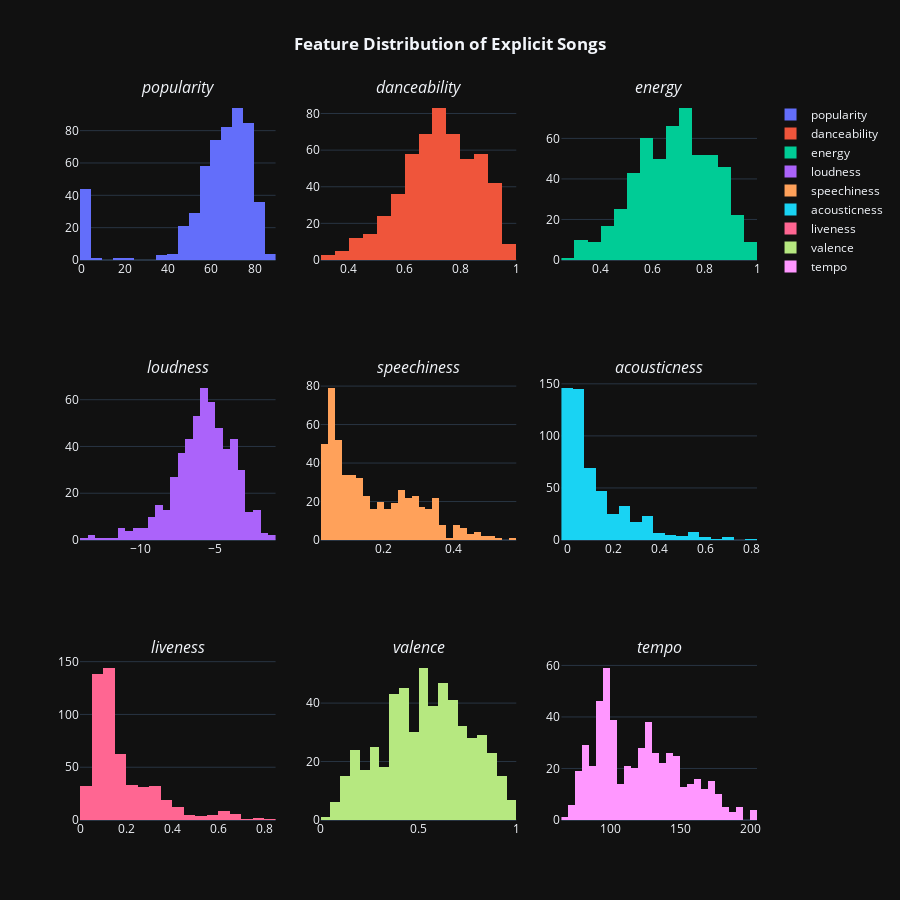

Here is the notebook cell this chart was saved with:
### Code cell
# Filter the dataframe to only include explicit songs
explicit_songs_df = df[df['explicit'] == True]

# Create a subplot layout for the histograms
fig = make_subplots(rows=3, cols=3, subplot_titles=(
    '<i>popularity', '<i>danceability', '<i>energy',
    '<i>loudness', '<i>speechiness', '<i>acousticness',
    '<i>liveness', '<i>valence', '<i>tempo'))

# Add a trace for each feature, using the filtered dataframe
fig.add_trace(go.Histogram(x=explicit_songs_df['popularity'], name='popularity'), row=1, col=1)
fig.add_trace(go.Histogram(x=explicit_songs_df['danceability'], name='danceability'), row=1, col=2)
fig.add_trace(go.Histogram(x=explicit_songs_df['energy'], name='energy'), row=1, col=3)
fig.add_trace(go.Histogram(x=explicit_songs_df['loudness'], name='loudness'), row=2, col=1)
fig.add_trace(go.Histogram(x=explicit_songs_df['speechiness'], name='speechiness'), row=2, col=2)
fig.add_trace(go.Histogram(x=explicit_songs_df['acousticness'], name='acousticness'), row=2, col=3)
# Replacing 'liveness' with 'liveliness' assuming it to be a typo
fig.add_trace(go.Histogram(x=explicit_songs_df['liveness'], name='liveness'), row=3, col=1)
fig.add_trace(go.Histogram(x=explicit_songs_df['valence'], name='valence'), row=3, col=2)
fig.add_trace(go.Histogram(x=explicit_songs_df['tempo'], name='tempo'), row=3, col=3)

# Update the layout for the entire figure
fig.update_layout(height=900, width=900, title_text='<b>Feature Distribution of Explicit Songs')
fig.update_layout(template='plotly_dark', title_x=0.5)

# Show the figure
fig.show()

### Figure 1 — Plotly figure (JSON) as saved in the notebook; plotly's stock layout.template omitted (floating-point values rounded to 4 significant figures; data arrays with more than 128 entries replaced by an {"elided": "..."} marker saying what was removed)
{"data": [{"name": "popularity", "type": "histogram", "x": {"elided": "537 int values"}, "xaxis": "x", "yaxis": "y"}, {"name": "danceability", "type": "histogram", "x": {"elided": "537 float values"}, "xaxis": "x2", "yaxis": "y2"}, {"name": "energy", "type": "histogram", "x": {"elided": "537 float values"}, "xaxis": "x3", "yaxis": "y3"}, {"name": "loudness", "type": "histogram", "x": {"elided": "537 float values"}, "xaxis": "x4", "yaxis": "y4"}, {"name": "speechiness", "type": "histogram", "x": {"elided": "537 float values"}, "xaxis": "x5", "yaxis": "y5"}, {"name": "acousticness", "type": "histogram", "x": {"elided": "537 float values"}, "xaxis": "x6", "yaxis": "y6"}, {"name": "liveness", "type": "histogram", "x": {"elided": "537 float values"}, "xaxis": "x7", "yaxis": "y7"}, {"name": "valence", "type": "histogram", "x": {"elided": "537 float values"}, "xaxis": "x8", "yaxis": "y8"}, {"name": "tempo", "type": "histogram", "x": {"elided": "537 float values"}, "xaxis": "x9", "yaxis": "y9"}], "layout": {"annotations": [{"font": {"size": 16}, "showarrow": false, "text": "<i>popularity", "x": 0.1444, "xanchor": "center", "xref": "paper", "y": 1, "yanchor": "bottom", "yref": "paper"}, {"font": {"size": 16}, "showarrow": false, "text": "<i>danceability", "x": 0.5, "xanchor": "center", "xref": "paper", "y": 1, "yanchor": "bottom", "yref": "paper"}, {"font": {"size": 16}, "showarrow": false, "text": "<i>energy", "x": 0.8556, "xanchor": "center", "xref": "paper", "y": 1, "yanchor": "bottom", "yref": "paper"}, {"font": {"size": 16}, "showarrow": false, "text": "<i>loudness", "x": 0.1444, "xanchor": "center", "xref": "paper", "y": 0.6111, "yanchor": "bottom", "yref": "paper"}, {"font": {"size": 16}, "showarrow": false, "text": "<i>speechiness", "x": 0.5, "xanchor": "center", "xref": "paper", "y": 0.6111, "yanchor": "bottom", "yref": "paper"}, {"font": {"size": 16}, "showarrow": false, "text": "<i>acousticness", "x": 0.8556, "xanchor": "center", "xref": "paper", "y": 0.6111, "yanchor": "bottom", "yref": "paper"}, {"font": {"size": 16}, "showarrow": false, "text": "<i>liveness", "x": 0.1444, "xanchor": "center", "xref": "paper", "y": 0.2222, "yanchor": "bottom", "yref": "paper"}, {"font": {"size": 16}, "showarrow": false, "text": "<i>valence", "x": 0.5, "xanchor": "center", "xref": "paper", "y": 0.2222, "yanchor": "bottom", "yref": "paper"}, {"font": {"size": 16}, "showarrow": false, "text": "<i>tempo", "x": 0.8556, "xanchor": "center", "xref": "paper", "y": 0.2222, "yanchor": "bottom", "yref": "paper"}], "height": 900, "title": {"text": "<b>Feature Distribution of Explicit Songs", "x": 0.5}, "width": 900, "xaxis": {"anchor": "y", "domain": [0, 0.2889]}, "xaxis2": {"anchor": "y2", "domain": [0.3556, 0.6444]}, "xaxis3": {"anchor": "y3", "domain": [0.7111, 1]}, "xaxis4": {"anchor": "y4", "domain": [0, 0.2889]}, "xaxis5": {"anchor": "y5", "domain": [0.3556, 0.6444]}, "xaxis6": {"anchor": "y6", "domain": [0.7111, 1]}, "xaxis7": {"anchor": "y7", "domain": [0, 0.2889]}, "xaxis8": {"anchor": "y8", "domain": [0.3556, 0.6444]}, "xaxis9": {"anchor": "y9", "domain": [0.7111, 1]}, "yaxis": {"anchor": "x", "domain": [0.7778, 1]}, "yaxis2": {"anchor": "x2", "domain": [0.7778, 1]}, "yaxis3": {"anchor": "x3", "domain": [0.7778, 1]}, "yaxis4": {"anchor": "x4", "domain": [0.3889, 0.6111]}, "yaxis5": {"anchor": "x5", "domain": [0.3889, 0.6111]}, "yaxis6": {"anchor": "x6", "domain": [0.3889, 0.6111]}, "yaxis7": {"anchor": "x7", "domain": [0, 0.2222]}, "yaxis8": {"anchor": "x8", "domain": [0, 0.2222]}, "yaxis9": {"anchor": "x9", "domain": [0, 0.2222]}}}
